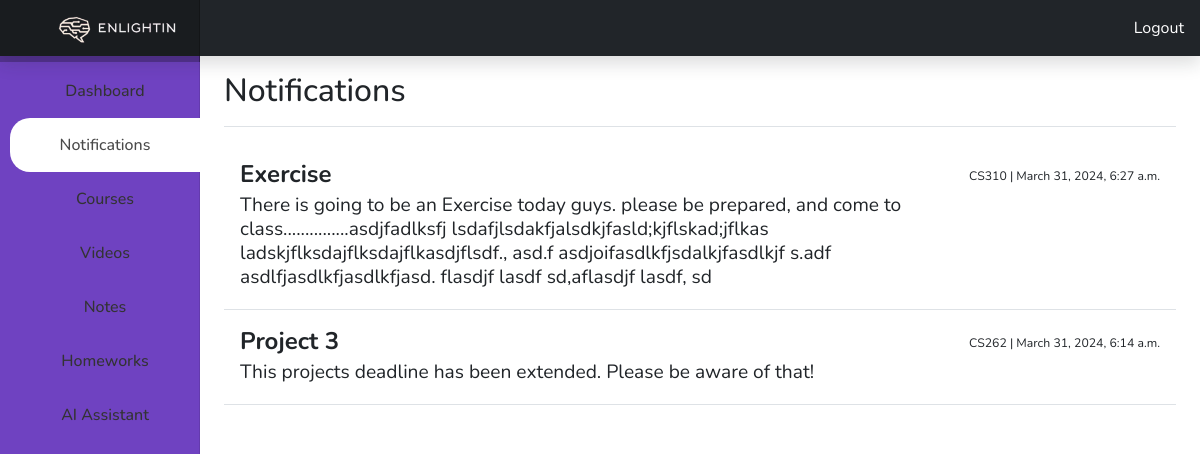
Screenshot of /dashboard/notifications (signed in) with the database file from the repository.
### Simple_LMS/models.py (models this page shows, shortened)
class Notification(Model):
    course = models.ForeignKey(Course, on_delete=models.CASCADE)
    title = models.CharField(max_length=100)
    text = models.TextField()
    timestamp = models.DateTimeField(auto_now_add=True)
    is_active = models.BooleanField(default=True)

class Course(Model):
    name = models.CharField(max_length=50)
    is_active = models.BooleanField(default=True)
    def __str__(self):
        return self.name

### Simple_LMS/views.py (the view)
# urls.py: path('dashboard/notifications', views.NotificationsPageView.as_view(), name='notifications'),
class NotificationsPageView(LoginRequiredMixin, TemplateView):
    login_url = 'login'
    template_name = 'notifications.html'
    def get(self, request):
        notifications = Notification.objects\
                                    .select_related('course')\
                                    .filter(course__enrolls__student=request.user, is_active=True)\
                                    .order_by('-id')
        return render(request, self.template_name, {'notifications': notifications})

### templates/notifications.html (shortened to what this page needs)
{% load static %}
<!DOCTYPE html>
<html lang="en">
  <head>
    <link href="{% static 'assets/css/bootstrap.min.css' %}" rel="stylesheet" />
    <link href="{% static 'css/dashboard.css' %}" rel="stylesheet" />
  </head>
  <body>
    <header
      class="navbar navbar-dark sticky-top bg-dark flex-md-nowrap p-0 shadow"
    >
    <a class="navbar-brand col-md-3 col-lg-2 me-0 px-3" href="/dashboard">
      <img src="{% static 'img/logo1.png' %}" alt="Logo" height="43">
  </a>
      <div class="navbar-nav">
        <div class="nav-item text-nowrap">
          <a class="nav-link px-3" href="/logout">Logout</a>
        </div>
      </div>
    </header>
    <div class="container-fluid">
      <div class="row">
        {% include "sidebar.html" %}
        <main class="col-md-9 ms-sm-auto col-lg-10 px-md-4">
          <div
            class="d-flex justify-content-between flex-wrap flex-md-nowrap align-items-center pt-3 pb-2 mb-3 border-bottom"
          >
            <h1 class="h2">Notifications</h1>
          </div>
          <div class="d-flex flex-column align-items-stretch flex-shrink-0 bg-white">
            <div class="list-group list-group-flush border-bottom scrollarea">
              {% for notification in notifications %}
              <a class="list-group-item list-group-item-action py-3 lh-sm" aria-current="true">
                <div class="d-flex w-100 align-items-center justify-content-between">
                  <strong class="mb-1">{{notification.title}}</strong>
                  <small>{% if notification.course %}{{notification.course}} | {% endif %}{{notification.timestamp}}</small>
                </div>
                <div class="col-10 mb-1 small">{{notification.text}}</div>
              </a>
              {% endfor %}
            </div>
          </div>
        </main>
      </div>
    </div>
  </body>
</html>

### static/css/dashboard.css (style rules this page uses)
body { font-size: .875rem; }
.navbar-brand { padding-top: .75rem; padding-bottom: .75rem; background-color: rgba(0, 0, 0, .25); box-shadow: inset -1px 0 0 rgba(0, 0, 0, .25); }

### templates/notifications.html (style rules this page uses)
.navbar-brand img { max-height: 200%; width: auto; object-fit: contain; }
.navbar { height: 56px; padding-top: 0; padding-bottom: 0; }
.navbar-brand { padding-top: 0px; padding-bottom: 0px; }
.mb-1 { font-size: 1.5rem; }
.col-10.mb-1.small { font-size: 1.2rem; }

### templates/sidebar.html (style rules this page uses)
body { font-family: "Nunito", sans-serif; }
.nav-item { position: relative; display: block; }
.nav-item a { position: relative; display: flex; flex-direction: row; align-items: center; justify-content: center; color: #fff; font-size: 1rem; padding: 15px 0; margin-left: 10px; border-top-left-radius: 20px; border-bottom-left-radius: 20px; color: #fff; }
.nav-link { font-size: 1.4rem; color: #fff; padding: 10px 15px; }

### rows the page displays
Notification: title "Exercise", course "CS310", timestamp "March 31, 2024, 6:27 a.m.", text "There is going to be an Exercise today guys. please be prepared, and come to class...............asdjfadlksfj lsdafjlsdakfjalsdkjfasld;kjflskad;jflkas ladskjflksdajflksdajflkasdjflsdf., asd.f asdjoifasdlkfjsdalkjfasdlkjf s.adf asdlfjasdlkfjasdlkfjasd. flasdjf lasdf sd,aflasdjf lasdf, sd"
Notification: title "Project 3", course "CS262", timestamp "March 31, 2024, 6:14 a.m.", text "This projects deadline has been extended. Please be aware of that!"
